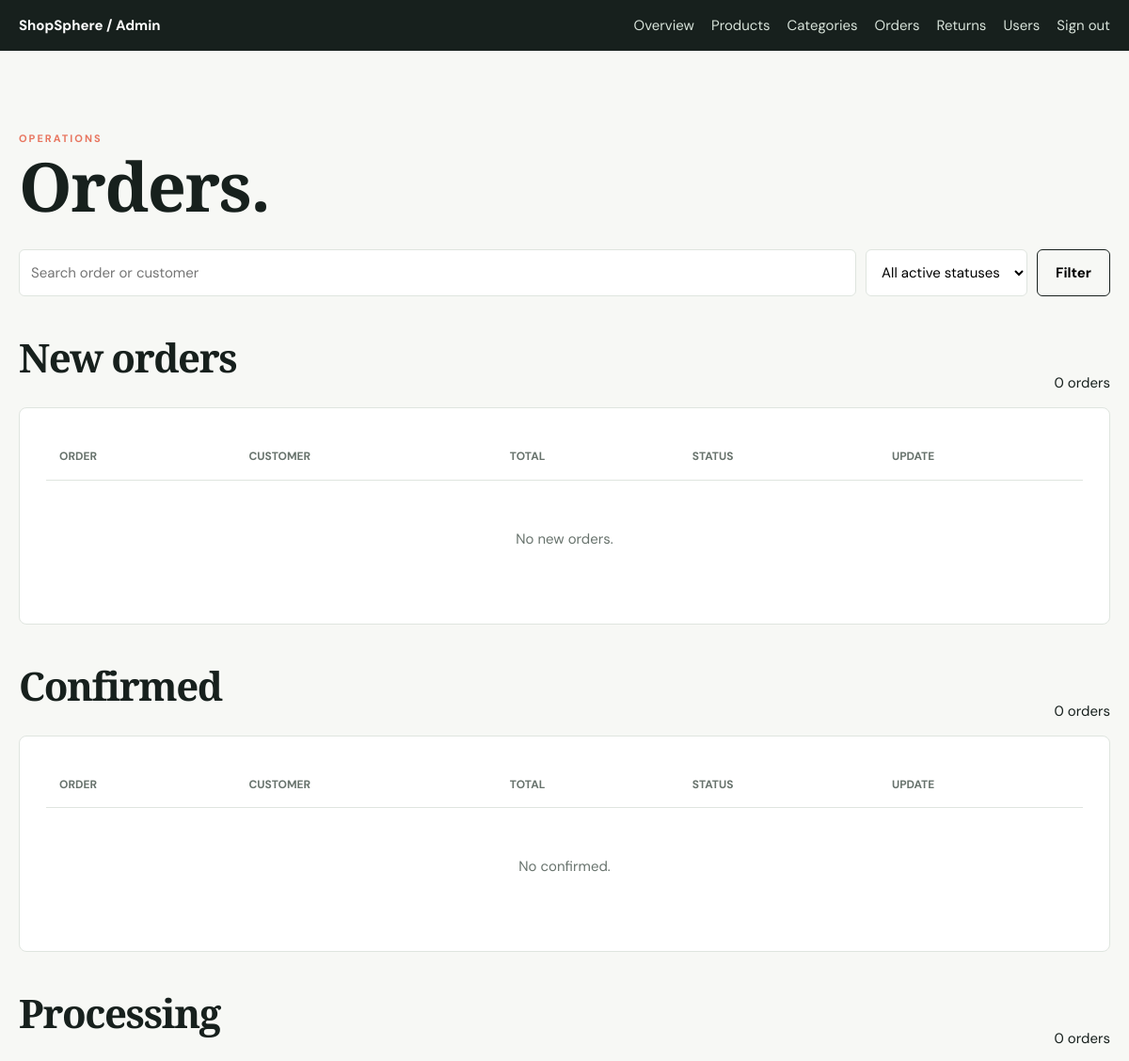
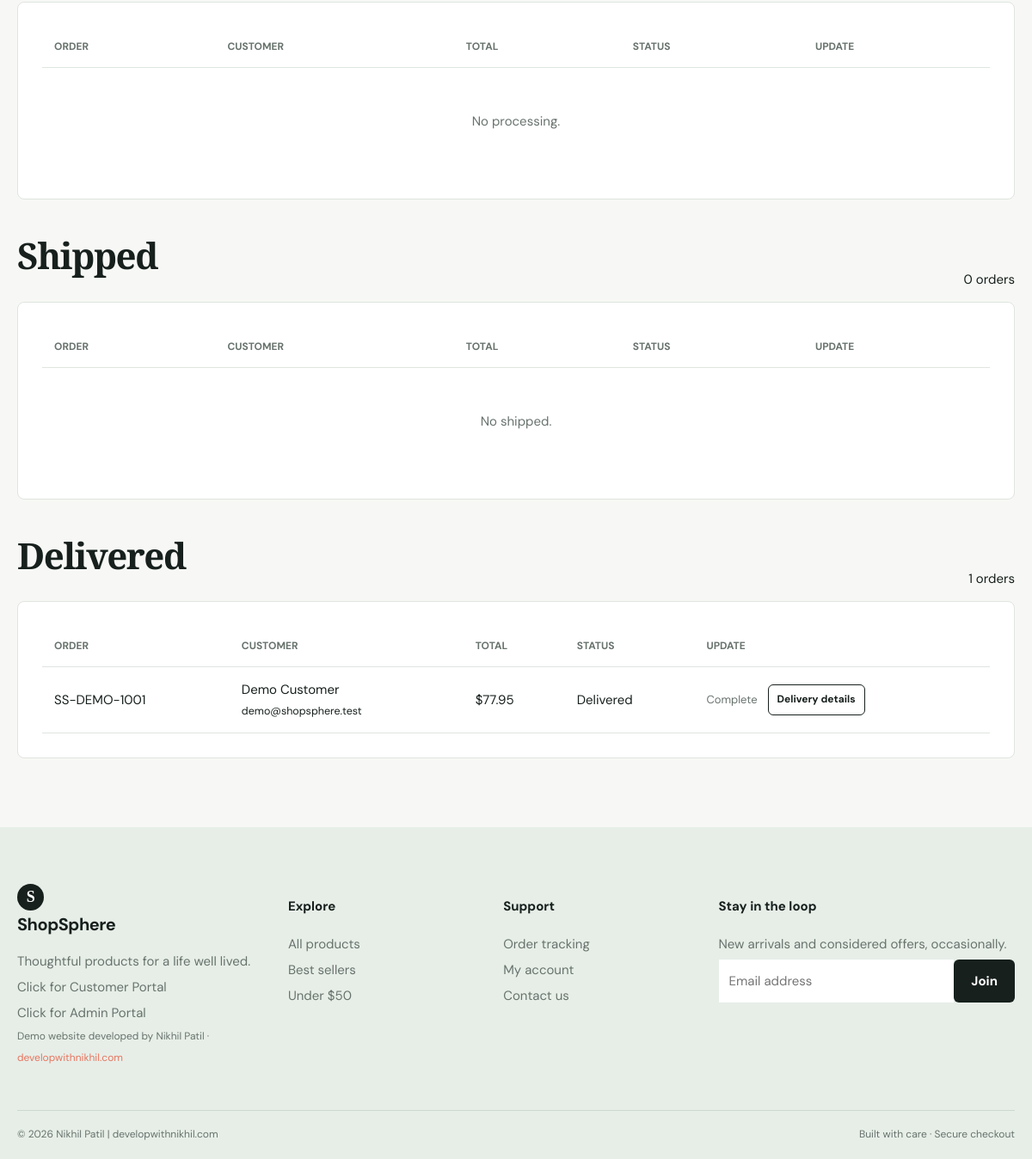
The app's page /admin/orders.php (signed in) with its own data (2 pictures, top to bottom).
### tables this page shows
CREATE TABLE orders (id INT UNSIGNED AUTO_INCREMENT PRIMARY KEY, order_number VARCHAR(30) NOT NULL UNIQUE, user_id INT UNSIGNED NOT NULL, status ENUM('Pending','Confirmed','Processing','Shipped','Delivered','Refunded','Cancelled') DEFAULT 'Pending', subtotal DECIMAL(10,2) NOT NULL, shipping DECIMAL(10,2) NOT NULL, discount DECIMAL(10,2) DEFAULT 0, total DECIMAL(10,2) NOT NULL, payment_method VARCHAR(40) NOT NULL, billing_json JSON NOT NULL, created_at TIMESTAMP DEFAULT CURRENT_TIMESTAMP, FOREIGN KEY(user_id) REFERENCES users(id), INDEX(user_id,status));

CREATE TABLE users (id INT UNSIGNED AUTO_INCREMENT PRIMARY KEY, name VARCHAR(120) NOT NULL, email VARCHAR(190) NOT NULL UNIQUE, phone VARCHAR(30), full_name VARCHAR(120) NULL, address VARCHAR(255) NULL, city VARCHAR(80) NULL, state VARCHAR(80) NULL, postal_code VARCHAR(20) NULL, country VARCHAR(80) NULL, profile_image VARCHAR(500) NULL, profile_image_data MEDIUMBLOB NULL, profile_image_mime VARCHAR(50) NULL, password_hash VARCHAR(255) NOT NULL, created_at TIMESTAMP DEFAULT CURRENT_TIMESTAMP, updated_at TIMESTAMP DEFAULT CURRENT_TIMESTAMP ON UPDATE CURRENT_TIMESTAMP, INDEX(email));

### includes/functions.php (called while the page is built, shortened)
<?php
require_once __DIR__ . '/../config/database.php';
function e(?string $value): string
{
    return htmlspecialchars($value ?? '', ENT_QUOTES, 'UTF-8');
}

### config/database.php (called while the page is built, shortened)
<?php
function db(): PDO
{
    static $connection;
    if (!$connection) {
        $connection = new PDO(
            'mysql:host=' . DB_HOST . ';dbname=' . DB_NAME . ';charset=utf8mb4',
            DB_USER,
            DB_PASS,
            [
                PDO::ATTR_ERRMODE => PDO::ERRMODE_EXCEPTION,
                PDO::ATTR_DEFAULT_FETCH_MODE => PDO::FETCH_ASSOC,
                PDO::ATTR_EMULATE_PREPARES => false,
            ]
        );
    }
    return $connection;
}

### admin/orders.php (the view, shortened to what this page needs)
<?php require '../includes/functions.php';
$search = trim($_GET['q'] ?? '');
$statusFilter = $_GET['status'] ?? '';
$orderStmt = db()->prepare('SELECT o.*,u.name,u.email FROM orders o JOIN users u ON u.id=o.user_id WHERE o.status NOT IN ("Cancelled","Refunded") AND (o.order_number LIKE ? OR u.name LIKE ? OR u.email LIKE ?) AND (? = "" OR o.status=?) ORDER BY o.created_at DESC');
$term = '%' . $search . '%';
$orderStmt->execute([$term, $term, $term, $statusFilter, $statusFilter]);
$orders = $orderStmt->fetchAll();
$statusGroups = [
    'Pending' => 'New orders',
    'Confirmed' => 'Confirmed',
    'Processing' => 'Processing',
    'Shipped' => 'Shipped',
    'Delivered' => 'Delivered',
];
$ordersByStatus = array_fill_keys(array_keys($statusGroups), []);
foreach ($orders as $order) $ordersByStatus[$order['status']][] = $order;
require '../includes/header.php'; ?><div class="admin-nav">
    <div class="container"><strong>ShopSphere / Admin</strong>
        <nav><a href="index.php">Overview</a><a href="products.php">Products</a><a href="categories.php">Categories</a><a href="orders.php">Orders</a><a href="returns.php">Returns</a><a href="users.php">Users</a><a href="logout.php">Sign out</a></nav>
    </div>
</div>
<section class="section">
    <div class="container"><span class="eyebrow">Operations</span>
        <h1>Orders.</h1><form class="filters" method="get"><input name="q" placeholder="Search order or customer" value="<?= e($search) ?>"><select name="status"><option value="">All active statuses</option></select><button class="button button-outline">Filter</button></form>
        <?php foreach ($statusGroups as $status => $label): ?><section class="admin-order-group"><div class="section-head"><h2><?= e($label) ?></h2><span><?= count($ordersByStatus[$status]) ?> orders</span></div><div class="form-panel responsive-table">
            <table class="data-table">
                <thead>
                    <tr>
                        <th>Order</th>
                        <th>Customer</th>
                        <th>Total</th>
                        <th>Status</th>
                        <th>Update</th>
                    </tr>
                </thead>
                <tbody><?php foreach ($ordersByStatus[$status] as $order): ?><tr>
                            <td><?= e($order['order_number']) ?></td>
                            <td><?= e($order['name']) ?><br><small><?= e($order['email']) ?></small></td>
                            <td>$<?= number_format($order['total'], 2) ?></td>
                            <td><?= e($order['status']) ?></td>
                            <td>
                                <div class="admin-order-actions"><?php $nextStatus = ['Pending' => 'Confirmed', 'Confirmed' => 'Processing', 'Processing' => 'Shipped', 'Shipped' => 'Delivered'][$order['status']] ?? null; ?><?php if ($nextStatus): ?><form method="post"><input type="hidden" name="csrf" value="<?= csrf_token() ?>"><input type="hidden" name="id" value="<?= $order['id'] ?>"><button class="button button-dark" name="advance" value="1">Move to <?= e($nextStatus) ?></button></form><?php else: ?><span class="product-meta">Complete</span><?php endif; ?><?php if (in_array($order['status'], ['Confirmed', 'Processing', 'Shipped', 'Delivered'], true)): ?><a class="button button-outline admin-action" href="shipping-sticker.php?id=<?= $order['id'] ?>">Delivery details</a><?php endif; ?></div>
                            </td>
                        </tr><?php endforeach; ?></tbody>
            </table>
            <?php if (!$ordersByStatus[$status]): ?><div class="empty">No <?= strtolower(e($label)) ?>.</div><?php endif; ?></div></section><?php endforeach; ?>
    </div>
</section><?php require '../includes/footer.php'; ?>

### assets/css/style.css (style rules this page uses)
:root { --ink: #17201d; --muted: #68736d; --paper: #f7f8f5; --white: #fff; --line: #dfe5df; --sage: #dce8df; --green: #35604a; --coral: #e8755f; --gold: #d5a952; --shadow: 0 18px 50px rgba(23, 32, 29, 0.09); }
* { box-sizing: border-box; }
html { scroll-behavior: smooth; }
body { margin: 0; background: var(--paper); color: var(--ink); font: 15px "DM Sans", sans-serif; line-height: 1.6; }
a { color: inherit; text-decoration: none; }
button, input, select, textarea { font: inherit; }
button { cursor: pointer; }
.container { width: min(1160px, calc(100% - 40px)); margin: auto; }
.eyebrow { text-transform: uppercase; letter-spacing: 2px; font-size: 11px; font-weight: 700; color: var(--coral); }
h1, h2, h3 { line-height: 1.1; margin: 0 0 16px; letter-spacing: -1.4px; }
h1, h2 { font-family: "Playfair Display", Georgia, serif; }
h1 { font-size: clamp(45px, 6vw, 76px); max-width: 650px; }
h2 { font-size: 42px; }
.button { display: inline-flex; align-items: center; justify-content: center; border: 1px solid transparent; border-radius: 6px; padding: 12px 19px; font-weight: 700; transition: 0.2s; gap: 8px; }
.button-outline { background: transparent; border-color: var(--ink); }
.section { padding: 80px 0; }
.section-head { display: flex; justify-content: space-between; align-items: end; margin-bottom: 28px; }
.product-meta { color: var(--muted); font-size: 13px; }
.filters { display: flex; gap: 10px; flex-wrap: wrap; margin: 28px 0; }
.filters input, .filters select, .field input, .field select, .field textarea { border: 1px solid var(--line); background: white; border-radius: 6px; padding: 11px 12px; outline-color: var(--coral); }
.filters input { flex: 1; min-width: 180px; }
.filters select { min-width: 150px; }
.form-panel, .summary, .table-wrap { background: white; border: 1px solid var(--line); border-radius: 8px; padding: 28px; }
.empty { text-align: center; padding: 50px; color: var(--muted); }
.admin-nav { background: var(--ink); color: #fff; padding: 15px 0; }
.admin-nav .container { display: flex; justify-content: space-between; align-items: center; }
.admin-nav a { margin-left: 18px; color: #d8e3da; }
.responsive-table { overflow: auto; }
.data-table { width: 100%; border-collapse: collapse; }
.data-table th, .data-table td { text-align: left; padding: 14px; border-bottom: 1px solid var(--line); white-space: nowrap; }
.data-table th { color: var(--muted); font-size: 12px; text-transform: uppercase; }
.admin-order-group { margin-top: 42px; }
.admin-order-group .section-head { margin-bottom: 14px; }
.admin-action { padding: 7px 10px; font-size: 12px; margin-left: 4px; }
.admin-order-actions { display: flex; align-items: center; gap: 8px; flex-wrap: wrap; }

### records on screen
orders: order_number "SS-DEMO-1001", user.name "Demo Customer", user.email "demo@shopsphere.test", total "77.95", status "Delivered"

### other values on screen
$label "New orders"
count($ordersByStatus[$status]) "0"
$label "new orders"
$label "Confirmed"
$label "confirmed"
$label "Processing"
$label "processing"
$label "Shipped"
$label "shipped"
$label "Delivered"
count($ordersByStatus[$status]) "1"
